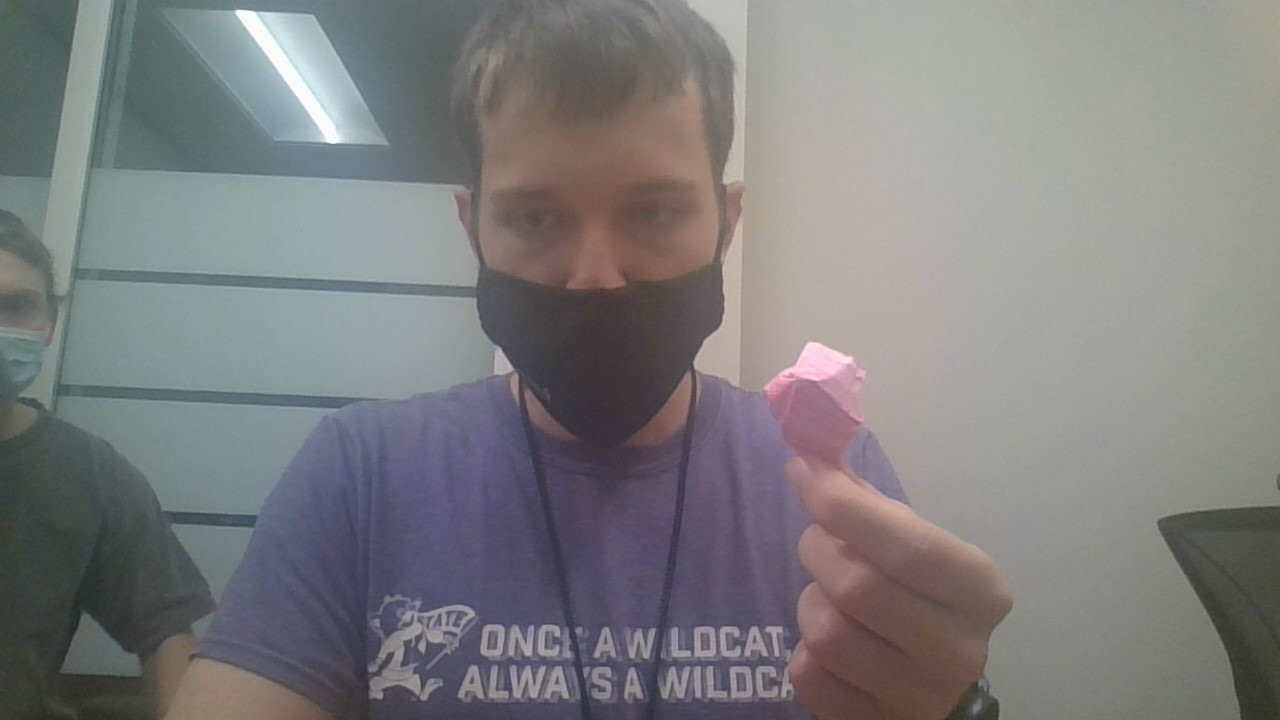
#> input picture Camera3D/PinkBall.png, 1280 x 720 px, given in place of the camera
$ python test_track.py
#> lines starting #> are read from the running program, lines starting #| are printed output that depends on the picture; after the words box and inside, x2 and y2 are one past the last pixel; in counts of white or black regions, pixels touching at a corner belong together
# import the necessary packages
from collections import deque
from imutils.video import VideoStream
import numpy as np
import argparse
import cv2
import imutils
import time
# construct the argument parse and parse the arguments
ap = argparse.ArgumentParser()
ap.add_argument("-v", "--video",
	help="path to the (optional) video file")
ap.add_argument("-b", "--buffer", type=int, default=64,
	help="max buffer size")
args = vars(ap.parse_args())

# define the lower and upper boundaries of the "green"
# ball in the HSV color space, then initialize the
# list of tracked points
greenLower = (0, 0, 203)
greenUpper = (255, 147, 255)
pts = deque(maxlen=args["buffer"])
# if a video path was not supplied, grab the reference
# to the webcam
if not args.get("video", False):
	vs = VideoStream(src=1).start()
# otherwise, grab a reference to the video file
else:
	vs = cv2.VideoCapture(args["video"])
# allow the camera or video file to warm up
time.sleep(2.0)

# keep looping
while True:
	# grab the current frame
	frame = vs.read()
#> frame is the input picture: shape (720, 1280, 3); mean B, G, R 125.9, 125.4, 125.4
	# handle the frame from VideoCapture or VideoStream
	frame = frame[1] if args.get("video", False) else frame
	# if we are viewing a video and we did not grab a frame,
	# then we have reached the end of the video
	if frame is None:
		break
	# resize the frame, blur it, and convert it to the HSV
	# color space
	frame = imutils.resize(frame, width=600)
#> frame: shape (337, 600, 3)
	blurred = cv2.GaussianBlur(frame, (11, 11), 0)
	hsv = cv2.cvtColor(blurred, cv2.COLOR_BGR2HSV)
#> hsv: shape (337, 600, 3); mean H, S, V 67.7, 33.1, 133.6
	# construct a mask for the color "green", then perform
	# a series of dilations and erosions to remove any small
	# blobs left in the mask
	mask = cv2.inRange(hsv, greenLower, greenUpper)
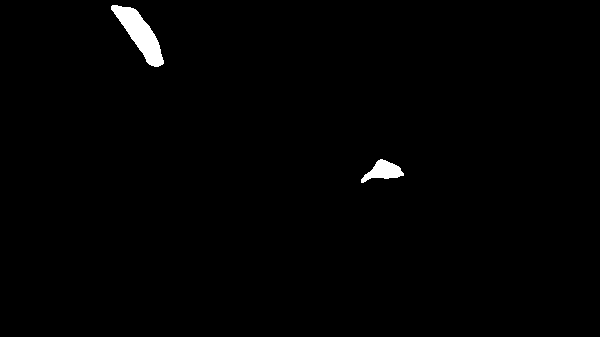
#> mask: shape (337, 600); 0.93% white; 2 white regions, box (x1, y1, x2, y2) and area: (111, 5, 164, 67) 1361, (361, 159, 404, 183) 524
	mask = cv2.erode(mask, None, iterations=2)
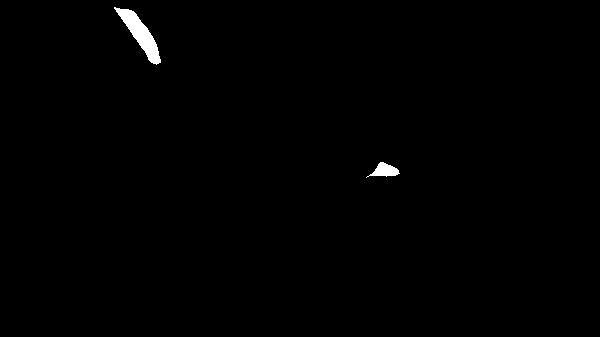
#> mask: shape (337, 600); 0.59% white; 2 white regions, box (x1, y1, x2, y2) and area: (114, 7, 161, 65) 917, (366, 162, 400, 178) 274
	mask = cv2.dilate(mask, None, iterations=2)
#> mask: shape (337, 600); 0.91% white; 2 white regions

    # find contours in the mask and initialize the current
	# (x, y) center of the ball
	cnts = cv2.findContours(mask.copy(), cv2.RETR_EXTERNAL,
		cv2.CHAIN_APPROX_SIMPLE)
#> cnts = 2 contours; box (x1, y1, x2, y2) and area: (112, 5, 163, 67) 1277, (364, 160, 402, 180) 450
	cnts = imutils.grab_contours(cnts)
	center = None
	# only proceed if at least one contour was found
	if len(cnts) > 0:
		# find the largest contour in the mask, then use
		# it to compute the minimum enclosing circle and
		# centroid
		c = max(cnts, key=cv2.contourArea)
#> c = contour of 82 points, box (x1, y1, x2, y2) (112, 5, 163, 67), area 1277
		((x, y), radius) = cv2.minEnclosingCircle(c)
#> x = 137; y = 34.5; radius = 38.67
		M = cv2.moments(c)
#> M = moments, m00 1277, centre m10/m00, m01/m00 = (139.8, 33.67)
		center = (int(M["m10"] / M["m00"]), int(M["m01"] / M["m00"]))
#> center = (139, 33)
		# only proceed if the radius meets a minimum size
		if radius > 10:
			# draw the circle and centroid on the frame,
			# then update the list of tracked points
			cv2.circle(frame, (int(x), int(y)), int(radius),
				(0, 255, 255), 2)
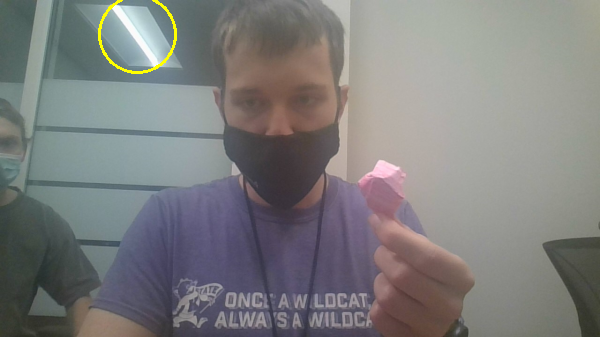
#> frame: shape (337, 600, 3); mean B, G, R 125.4, 125.8, 125.8
			cv2.circle(frame, center, 5, (0, 0, 255), -1)
#> frame: shape (337, 600, 3); 0.04% of pixels changed, all inside (x1, y1, x2, y2) = (134, 28, 145, 39)
	# update the points queue
	pts.appendleft(center)

    # loop over the set of tracked points
	for i in range(1, len(pts)):
		# if either of the tracked points are None, ignore
		# them
		if pts[i - 1] is None or pts[i] is None:
			continue
		# otherwise, compute the thickness of the line and
		# draw the connecting lines
		thickness = int(np.sqrt(args["buffer"] / float(i + 1)) * 2.5)
		cv2.line(frame, pts[i - 1], pts[i], (0, 0, 255), thickness)
	# show the frame to our screen
	cv2.imshow("Frame", frame)
	key = cv2.waitKey(1) & 0xFF
#> (key q is pressed here)
	# if the 'q' key is pressed, stop the loop
	if key == ord("q"):
		break
# if we are not using a video file, stop the camera video stream
if not args.get("video", False):
	vs.stop()
# otherwise, release the camera
else:
	vs.release()
# close all windows
cv2.destroyAllWindows()
